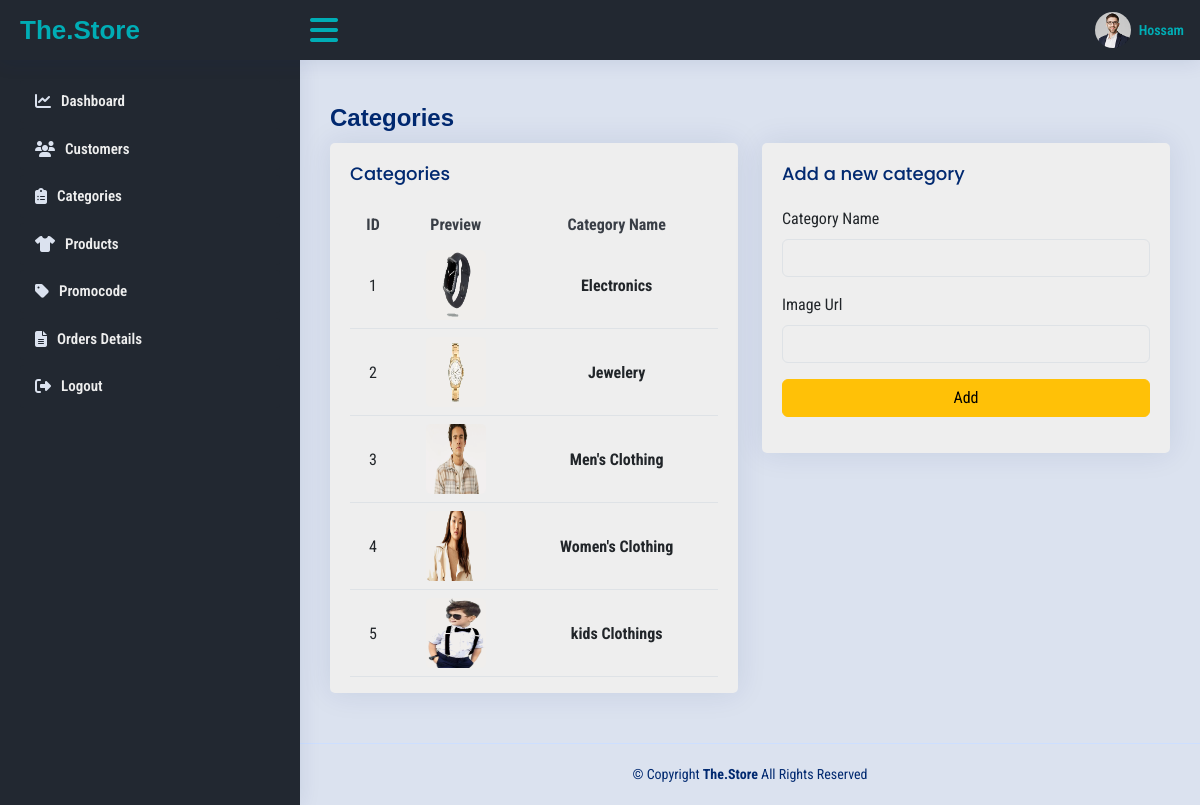
The page /Views/Admin/Category.php (signed in) on the database its author committed.
### tables this page shows
CREATE TABLE `Users` (
  `userID` int NOT NULL,
  `username` varchar(255) DEFAULT NULL,
  `password` varchar(255) DEFAULT NULL,
  `email` varchar(255) DEFAULT NULL,
  `phone` varchar(20) DEFAULT NULL,
  `DateOfCreation` timestamp NULL DEFAULT CURRENT_TIMESTAMP,
  `role` enum('customer','admin') DEFAULT NULL
);

CREATE TABLE `Categories` (
  `categoryID` int NOT NULL,
  `categoryName` varchar(255) DEFAULT NULL,
  `imgURL` varchar(255) DEFAULT NULL
);

### Models/DBManager.php (called while the page is built, shortened)
<?php
class DBManager {
    private static $instance = null;
    public $conn;
    public static function getInstance() {
        if (!self::$instance) {
            self::$instance = new DBManager();
        }
        return self::$instance;
    }
    private function connect($servername, $username, $password, $dbname) {
        $this->conn = new mysqli($servername, $username, $password, $dbname);
    }
    public function select($stmt){
        $result=$this->conn->query($stmt);
        if($result->num_rows>0){
            while($row=$result->fetch_all(MYSQLI_ASSOC)){
                return $row;
            }
        }else{
            return false;
        }
    }
}
?>

### Models/AuthManager.php (called while the page is built, shortened)
<?php
require_once 'DBManager.php';
class AuthManager
{
  public function viewUserInfo($id)
  {
    $this->db = DBManager::getInstance();
    if ($this->db) {
      $stmt = "SELECT * FROM Users where userID = $id";
      $result = $this->db->select($stmt);
      if ($result) {
        return $result;
      } else {
        return false;
      }
    }
  }
}

### Views/Admin/Category.php (the view, shortened to what this page needs)
`<?php
    require_once './Shared/Links.php';
    require_once './Shared/Header.php';
    require_once './Shared/Sidebar.php';
    require_once __DIR__ . "../../../Models/DBManager.php";
    ?>
<main id="main" class="main">
    <div class="pagetitle">
        <h1>Categories</h1>
    </div>
    <section class="section dashboard">
        <?php
        $db = DBManager::getInstance();
        $cats = $db->select("SELECT * FROM Categories");
        ?>
        <div class="row">
            <div class="col-lg-12">
                <div class="row">
                    <div class="col-lg-6 col-12">
                        <div class="card top-selling overflow-auto">
                            <div class="card-body pb-0">
                                <h5 class="card-title">Categories</span></h5>
                                <table class="table table-border text-center">
                                    <thead>
                                        <tr>
                                            <th> ID </th>
                                            <th>Preview</th>
                                            <th>Category Name</th>
                                        </tr>
                                    </thead>
                                    <?php foreach ($cats as $cat) : ?>
                                        <tbody>
                                            <tr>
                                                <td><span><?php echo $cat['categoryID']; ?></span></td>
                                                <th><span><img width ="70" height="70" src="<?php echo $cat['imgURL']; ?>" alt=""></span></th>
                                                <td class="text-center"><span class=" text-center fw-bold"><?php echo $cat['categoryName'] ?></span></td>
                                            </tr>
                                        </tbody>
                                    <?php endforeach; ?>
                                </table>
                            </div>
                        </div>
                    </div>
                    <div class="col-lg-6 col-12">
                        <div class="card">
                            <div class="card-body">
                                <h5 class="card-title">Add a new category</h5>
                                <form class="row g-3" method="post">
                                    <div class="col-12">
                                        <label for="cat_name" class="form-label">Category Name</label>
                                        <input type="text" class="form-control" id="cat_name" name="catName">
                                    </div>
                                    <div class="col-12">
                                        <label for="img_url" class="form-label">Image Url</label>
                                        <input type="url" class="form-control" id="img_url"  name="catURL">
                                    </div>
                                    <div class="text-center">
                                        <button type="submit" class="col-12 btn btn-warning">Add</button>
                                    </div>
                                </form>
                            </div>
                        </div>
                    </div>
                </div>
            </div>
        </div>
    </section>
</main>
<?php
require_once './Shared/Footer.php';
?>

### Views/Admin/Shared/Links.php (shortened to what this page needs)
<head>
  <link href="./../../assets/css/bootstrap.min.css" rel="stylesheet">
  <link rel="stylesheet" href="./../../assets/css/all.min.css">
  <link href="./../../assets/css/admin.css" rel="stylesheet">
</head>

### Views/Admin/Shared/Header.php (shortened to what this page needs)
<?php
require_once "./../../Models/AuthManager.php";
$AuthMNG = new AuthManager();
$User = $AuthMNG->viewUserInfo($_SESSION["userId"])[0];
?>
<header id="header" class="header fixed-top d-flex align-items-center">
  <div class="d-flex align-items-center justify-content-between">
    <span class="logo d-flex align-items-center">
      <span class="d-none d-lg-block">The.Store</span>
    </span>
    <i class="fa-solid fa-bars toggle-sidebar-btn"></i>
  </div>
  <nav class="header-nav ms-auto">
    <ul class="d-flex align-items-center">
      <li class="nav-item dropdown pe-3">
        <span class="nav-link nav-profile d-flex align-items-center pe-0" href="#" data-bs-toggle="dropdown">
          <img src="./../../assets/img/img_ad/profile-img.jpg" alt="Profile" class="rounded-circle">
          <span style="color: #00adb5;" class="d-none d-md-block  ps-2"><?php echo $User['username']; ?></span>
        </span>
      </li>
    </ul>
  </nav>
</header>

### Views/Admin/Shared/Sidebar.php
<aside id="sidebar" class="sidebar">
    <ul class="sidebar-nav" id="sidebar-nav">
        <li class="nav-item">
            <a class="nav-link collapsed" href="../../Views/Admin/dashboard.php">
                <i class="fa-solid fa-chart-line"></i>
                <span>Dashboard</span>
            </a>
        </li>
        <li class="nav-item">
            <a class="nav-link collapsed" href="../../Views/Admin/Customers.php">
                <i class="fa-solid fa-users"></i>
                <span>Customers</span>
            </a>
        </li>
        <li class="nav-item">
            <a class="nav-link collapsed" href="../../Views/Admin/Category.php">
                <i class="fa-solid fa-clipboard-list"></i>
                <span>Categories</span>
            </a>
        </li>
        <li class="nav-item">
            <a class="nav-link collapsed" href="../../Views/Admin/Products.php">
                <i class="fa-solid fa-shirt"></i>
                <span>Products</span>
            </a>
        </li>
        <li class="nav-item">
            <a class="nav-link collapsed" href="../../Views/Admin/Promocode.php">
                <i class="fa-solid fa-tag"></i>
                <span>Promocode</span>
            </a>
        </li>
        <li class="nav-item">
            <a class="nav-link collapsed" href="../../Views/Admin/Orders.php">
                <i class="fa-solid fa-file-lines"></i>
                <span>Orders Details</span>
            </a>
        </li>
        <li class="nav-item">
            <a class="nav-link collapsed" href="../../Views/Authentication/login.php?logout">
                <i class="fa-solid fa-right-from-bracket"></i>
                <span>Logout</span>
            </a>
        </li>
    </ul>
</aside>

### Views/Admin/Shared/Footer.php
<footer id="footer" class="footer">
  <div class="copyright">
    &copy; Copyright <strong><span>The.Store</span></strong> All Rights Reserved
  </div>
</footer>

### assets/css/admin.css (style rules this page uses)
* { font-family: 'Roboto Condensed', sans-serif; }
a { color: #4154f1; text-decoration: none; }
h1, h2, h3, h4, h5, h6 { font-family: "Nunito", sans-serif; }
#main { margin-top: 60px; padding: 20px 30px; transition: all 0.3s; }
.pagetitle { margin-bottom: 10px; }
.pagetitle h1 { font-size: 24px; margin-bottom: 0; font-weight: 600; color: #012970; }
.card { margin-bottom: 30px; border: none; border-radius: 5px; box-shadow: 0px 0 30px rgba(1, 41, 112, 0.1); background-color: var(--fourth-color); }
.card-title { padding: 20px 0 15px 0; font-size: 18px; font-weight: 500; color: #012970; font-family: "Poppins", sans-serif; }
.card-body { padding: 0 20px 20px 20px; }
.logo { line-height: 1; }
@media (min-width: 1200px) { .logo { width: 280px; } }
.logo span { font-size: 26px; font-weight: 700; color: var(--third-color); font-family: "Nunito", sans-serif; }
.header { transition: all 0.5s; z-index: 997; height: 60px; box-shadow: 0px 2px 20px rgba(1, 41, 112, 0.1); background-color: var(--one-color-); padding-left: 20px; }
.header .toggle-sidebar-btn { font-size: 32px; padding-left: 10px; cursor: pointer; color: var(--third-color); }
.header-nav ul { list-style: none; }
.header-nav>ul { margin: 0; padding: 0; }
.header-nav .nav-profile { color: var(--third-color) !important; }
.header-nav .nav-profile img { max-height: 36px; }
.header-nav .nav-profile span { font-size: 14px; font-weight: 600; }
.sidebar { position: fixed; top: 60px; left: 0; bottom: 0; width: 300px; z-index: 996; transition: all 0.3s; padding: 20px; overflow-y: auto; scrollbar-width: thin; scrollbar-color: #aab7cf transparent; box-shadow: 0px 0px 20px rgba(1, 41, 112, 0.1); background-color: var(--one-color-); }
@media (min-width: 1200px) { #main, #footer { margin-left: 300px; } }
.sidebar-nav { padding: 0; margin: 0; list-style: none; }
.sidebar-nav li { padding: 0; margin: 0; list-style: none; }
.sidebar-nav .nav-item { margin-bottom: 5px; }
.sidebar-nav .nav-link { display: flex; align-items: center; font-size: 15px; font-weight: 600; color: #4154f1; transition: 0.3; background: #f6f9ff; padding: 10px 15px; border-radius: 4px; }
.sidebar-nav .nav-link i { font-size: 16px; margin-right: 10px; color: #4154f1; }
.sidebar-nav .nav-link.collapsed { color: var(--fourth-color); background: var(--one-color-); transition: all 0.7s; }
.sidebar-nav .nav-link.collapsed i { color: var(--sixth-color); }
.dashboard .top-selling { font-size: 14px; }
.dashboard .top-selling .table thead { background: #f6f6fe; }
.dashboard .top-selling .table thead th { border: 0; }
.dashboard .top-selling .table tbody td { vertical-align: middle; }
.dashboard .top-selling img { border-radius: 5px; max-width: 60px; }
.footer { padding: 20px 0; font-size: 14px; transition: all 0.3s; border-top: 1px solid #cddfff; }
.footer .copyright { text-align: center; color: #012970; }
table { background-color: var(--fourth-color) !important; }
th { color: var(--two-color-) !important; }

### rows shown on the page
users: username "Hossam"
categories: categoryID "1", imgURL (picture), categoryName "Electronics"
categories: categoryID "2", imgURL (picture), categoryName "Jewelery"
categories: categoryID "3", imgURL (picture), categoryName "Men's Clothing"
categories: categoryID "4", imgURL (picture), categoryName "Women's Clothing"
categories: categoryID "5", imgURL (picture), categoryName "kids Clothings"
